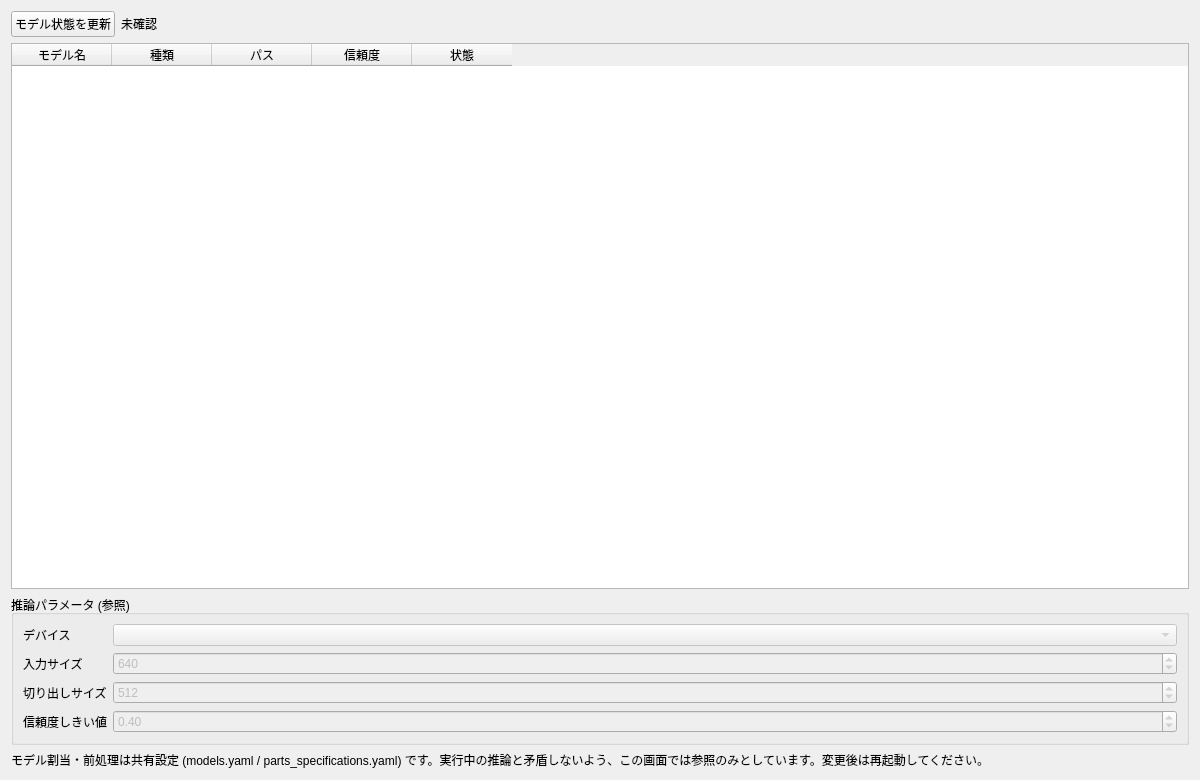
<?xml version="1.0" encoding="UTF-8"?>
<ui version="4.0">
 <class>ModelSettingsPage</class>
 <widget class="QWidget" name="ModelSettingsPage">
  <property name="geometry">
   <rect>
    <x>0</x>
    <y>0</y>
    <width>1200</width>
    <height>780</height>
   </rect>
  </property>
  <property name="windowTitle">
   <string>AIモデル設定</string>
  </property>
  <layout class="QVBoxLayout" name="modelSettingsRootLayout">
   <item>
    <layout class="QHBoxLayout" name="modelStatusLayout">
     <item>
      <widget class="QPushButton" name="refreshModelStatusButton">
       <property name="text">
        <string>モデル状態を更新</string>
       </property>
      </widget>
     </item>
     <item>
      <widget class="QLabel" name="modelStatusLabel">
       <property name="text">
        <string>未確認</string>
       </property>
       <property name="wordWrap">
        <bool>true</bool>
       </property>
      </widget>
     </item>
     <item>
      <spacer name="modelStatusSpacer">
       <property name="orientation">
        <enum>Qt::Horizontal</enum>
       </property>
       <property name="sizeHint" stdset="0">
        <size>
         <width>40</width>
         <height>20</height>
        </size>
       </property>
      </spacer>
     </item>
    </layout>
   </item>
   <item>
    <widget class="QTableWidget" name="modelTableWidget">
     <property name="editTriggers">
      <set>QAbstractItemView::NoEditTriggers</set>
     </property>
     <column>
      <property name="text">
       <string>モデル名</string>
      </property>
     </column>
     <column>
      <property name="text">
       <string>種類</string>
      </property>
     </column>
     <column>
      <property name="text">
       <string>パス</string>
      </property>
     </column>
     <column>
      <property name="text">
       <string>信頼度</string>
      </property>
     </column>
     <column>
      <property name="text">
       <string>状態</string>
      </property>
     </column>
    </widget>
   </item>
   <item>
    <widget class="QGroupBox" name="modelParameterGroupBox">
     <property name="title">
      <string>推論パラメータ (参照)</string>
     </property>
     <layout class="QFormLayout" name="modelParameterFormLayout">
      <item row="0" column="0">
       <widget class="QLabel" name="modelDeviceLabel">
        <property name="text">
         <string>デバイス</string>
        </property>
       </widget>
      </item>
      <item row="0" column="1">
       <widget class="QComboBox" name="modelDeviceComboBox">
        <property name="enabled">
         <bool>false</bool>
        </property>
       </widget>
      </item>
      <item row="1" column="0">
       <widget class="QLabel" name="modelImageSizeLabel">
        <property name="text">
         <string>入力サイズ</string>
        </property>
       </widget>
      </item>
      <item row="1" column="1">
       <widget class="QSpinBox" name="modelImageSizeSpinBox">
        <property name="enabled">
         <bool>false</bool>
        </property>
        <property name="minimum">
         <number>128</number>
        </property>
        <property name="maximum">
         <number>2048</number>
        </property>
        <property name="singleStep">
         <number>32</number>
        </property>
        <property name="value">
         <number>640</number>
        </property>
       </widget>
      </item>
      <item row="2" column="0">
       <widget class="QLabel" name="modelCropSizeLabel">
        <property name="text">
         <string>切り出しサイズ</string>
        </property>
       </widget>
      </item>
      <item row="2" column="1">
       <widget class="QSpinBox" name="modelCropSizeSpinBox">
        <property name="enabled">
         <bool>false</bool>
        </property>
        <property name="minimum">
         <number>128</number>
        </property>
        <property name="maximum">
         <number>2048</number>
        </property>
        <property name="singleStep">
         <number>32</number>
        </property>
        <property name="value">
         <number>512</number>
        </property>
       </widget>
      </item>
      <item row="3" column="0">
       <widget class="QLabel" name="modelConfidenceLabel">
        <property name="text">
         <string>信頼度しきい値</string>
        </property>
       </widget>
      </item>
      <item row="3" column="1">
       <widget class="QDoubleSpinBox" name="modelConfidenceSpinBox">
        <property name="enabled">
         <bool>false</bool>
        </property>
        <property name="decimals">
         <number>2</number>
        </property>
        <property name="minimum">
         <double>0.010000000000000</double>
        </property>
        <property name="maximum">
         <double>0.990000000000000</double>
        </property>
        <property name="singleStep">
         <double>0.050000000000000</double>
        </property>
        <property name="value">
         <double>0.400000000000000</double>
        </property>
       </widget>
      </item>
     </layout>
    </widget>
   </item>
   <item>
    <widget class="QLabel" name="modelNoEditNoteLabel">
     <property name="text">
      <string>モデル割当・前処理は共有設定 (models.yaml / parts_specifications.yaml) です。実行中の推論と矛盾しないよう、この画面では参照のみとしています。変更後は再起動してください。</string>
     </property>
     <property name="wordWrap">
      <bool>true</bool>
     </property>
    </widget>
   </item>
  </layout>
 </widget>
 <resources/>
 <connections/>
</ui>
